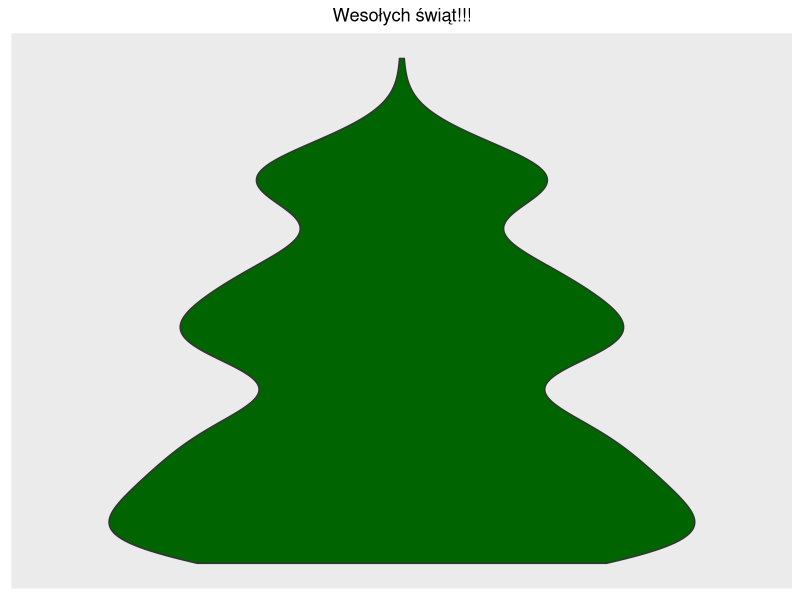

The R source for this figure:
library("ggplot2")
a <- c(1100, 1150)


x <- seq(800, 1000, length.out=11)
x <- rep(x, times=seq(31,1, length.out=11))

y <- seq(400, 700, length.out=11)
y <- rep(y, times=seq(51, 20, length.out=11))

z <- seq(-100, 300, length.out=11)
z <- rep(z, times=seq(80, 40, length.out=11))

wektor <- cbind(c(a, x, y, z))
wektor <- as.data.frame(wektor)
colnames(wektor) <- "kolumna"

ggplot(
  wektor,
  aes(x = "", y = kolumna)
  ) +
  geom_violin(fill = "darkgreen") +
  theme(
    axis.title = element_blank(),     
    axis.text = element_blank(),  
    axis.ticks = element_blank(), 
    panel.grid = element_blank(), 
    panel.border = element_blank() ,
    plot.title = element_text(hjust = 0.5)
  ) +
  labs(
    title = "Wesołych świąt!!!"
  )
  
  
